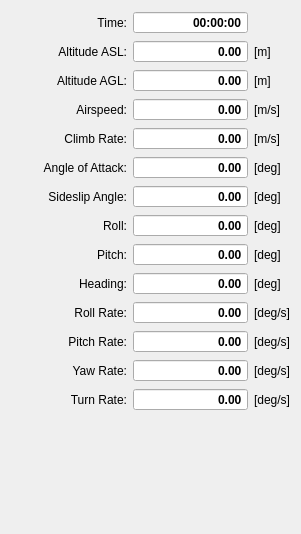
<?xml version="1.0" encoding="UTF-8"?>
<ui version="4.0">
 <class>DialogData</class>
 <widget class="QDialog" name="DialogData">
  <property name="geometry">
   <rect>
    <x>0</x>
    <y>0</y>
    <width>301</width>
    <height>534</height>
   </rect>
  </property>
  <property name="windowTitle">
   <string>Data</string>
  </property>
  <property name="locale">
   <locale language="English" country="UnitedStates"/>
  </property>
  <layout class="QGridLayout" name="gridLayout">
   <item row="4" column="1">
    <widget class="QDoubleSpinBox" name="spinBoxClimbRate">
     <property name="font">
      <font>
       <weight>75</weight>
       <bold>true</bold>
      </font>
     </property>
     <property name="focusPolicy">
      <enum>Qt::NoFocus</enum>
     </property>
     <property name="alignment">
      <set>Qt::AlignRight|Qt::AlignTrailing|Qt::AlignVCenter</set>
     </property>
     <property name="readOnly">
      <bool>true</bool>
     </property>
     <property name="buttonSymbols">
      <enum>QAbstractSpinBox::NoButtons</enum>
     </property>
     <property name="minimum">
      <double>-100.000000000000000</double>
     </property>
     <property name="maximum">
      <double>100.000000000000000</double>
     </property>
    </widget>
   </item>
   <item row="10" column="0">
    <widget class="QLabel" name="label_15">
     <property name="text">
      <string>Roll Rate:</string>
     </property>
     <property name="alignment">
      <set>Qt::AlignRight|Qt::AlignTrailing|Qt::AlignVCenter</set>
     </property>
    </widget>
   </item>
   <item row="8" column="2">
    <widget class="QLabel" name="label_12">
     <property name="sizePolicy">
      <sizepolicy hsizetype="Maximum" vsizetype="Preferred">
       <horstretch>0</horstretch>
       <verstretch>0</verstretch>
      </sizepolicy>
     </property>
     <property name="text">
      <string>[deg]</string>
     </property>
     <property name="alignment">
      <set>Qt::AlignLeading|Qt::AlignLeft|Qt::AlignVCenter</set>
     </property>
    </widget>
   </item>
   <item row="7" column="1">
    <widget class="QDoubleSpinBox" name="spinBoxRollAngle">
     <property name="font">
      <font>
       <weight>75</weight>
       <bold>true</bold>
      </font>
     </property>
     <property name="focusPolicy">
      <enum>Qt::NoFocus</enum>
     </property>
     <property name="alignment">
      <set>Qt::AlignRight|Qt::AlignTrailing|Qt::AlignVCenter</set>
     </property>
     <property name="readOnly">
      <bool>true</bool>
     </property>
     <property name="buttonSymbols">
      <enum>QAbstractSpinBox::NoButtons</enum>
     </property>
     <property name="minimum">
      <double>-180.000000000000000</double>
     </property>
     <property name="maximum">
      <double>180.000000000000000</double>
     </property>
    </widget>
   </item>
   <item row="1" column="1">
    <widget class="QDoubleSpinBox" name="spinBoxAltitudeASL">
     <property name="font">
      <font>
       <weight>75</weight>
       <bold>true</bold>
      </font>
     </property>
     <property name="focusPolicy">
      <enum>Qt::NoFocus</enum>
     </property>
     <property name="alignment">
      <set>Qt::AlignRight|Qt::AlignTrailing|Qt::AlignVCenter</set>
     </property>
     <property name="readOnly">
      <bool>true</bool>
     </property>
     <property name="buttonSymbols">
      <enum>QAbstractSpinBox::NoButtons</enum>
     </property>
     <property name="minimum">
      <double>-1000.000000000000000</double>
     </property>
     <property name="maximum">
      <double>10000.000000000000000</double>
     </property>
    </widget>
   </item>
   <item row="9" column="0">
    <widget class="QLabel" name="label_13">
     <property name="text">
      <string>Heading:</string>
     </property>
     <property name="alignment">
      <set>Qt::AlignRight|Qt::AlignTrailing|Qt::AlignVCenter</set>
     </property>
    </widget>
   </item>
   <item row="13" column="2">
    <widget class="QLabel" name="label_22">
     <property name="sizePolicy">
      <sizepolicy hsizetype="Maximum" vsizetype="Preferred">
       <horstretch>0</horstretch>
       <verstretch>0</verstretch>
      </sizepolicy>
     </property>
     <property name="text">
      <string>[deg/s]</string>
     </property>
     <property name="alignment">
      <set>Qt::AlignLeading|Qt::AlignLeft|Qt::AlignVCenter</set>
     </property>
    </widget>
   </item>
   <item row="3" column="1">
    <widget class="QDoubleSpinBox" name="spinBoxAirspeed">
     <property name="font">
      <font>
       <weight>75</weight>
       <bold>true</bold>
      </font>
     </property>
     <property name="focusPolicy">
      <enum>Qt::NoFocus</enum>
     </property>
     <property name="alignment">
      <set>Qt::AlignRight|Qt::AlignTrailing|Qt::AlignVCenter</set>
     </property>
     <property name="readOnly">
      <bool>true</bool>
     </property>
     <property name="buttonSymbols">
      <enum>QAbstractSpinBox::NoButtons</enum>
     </property>
     <property name="maximum">
      <double>1000.000000000000000</double>
     </property>
    </widget>
   </item>
   <item row="7" column="0">
    <widget class="QLabel" name="label_9">
     <property name="text">
      <string>Roll:</string>
     </property>
     <property name="alignment">
      <set>Qt::AlignRight|Qt::AlignTrailing|Qt::AlignVCenter</set>
     </property>
    </widget>
   </item>
   <item row="10" column="1">
    <widget class="QDoubleSpinBox" name="spinBoxRollRate">
     <property name="font">
      <font>
       <weight>75</weight>
       <bold>true</bold>
      </font>
     </property>
     <property name="focusPolicy">
      <enum>Qt::NoFocus</enum>
     </property>
     <property name="alignment">
      <set>Qt::AlignRight|Qt::AlignTrailing|Qt::AlignVCenter</set>
     </property>
     <property name="readOnly">
      <bool>true</bool>
     </property>
     <property name="buttonSymbols">
      <enum>QAbstractSpinBox::NoButtons</enum>
     </property>
     <property name="minimum">
      <double>-100.000000000000000</double>
     </property>
     <property name="maximum">
      <double>100.000000000000000</double>
     </property>
    </widget>
   </item>
   <item row="10" column="2">
    <widget class="QLabel" name="label_16">
     <property name="sizePolicy">
      <sizepolicy hsizetype="Maximum" vsizetype="Preferred">
       <horstretch>0</horstretch>
       <verstretch>0</verstretch>
      </sizepolicy>
     </property>
     <property name="text">
      <string>[deg/s]</string>
     </property>
     <property name="alignment">
      <set>Qt::AlignLeading|Qt::AlignLeft|Qt::AlignVCenter</set>
     </property>
    </widget>
   </item>
   <item row="9" column="2">
    <widget class="QLabel" name="label_14">
     <property name="sizePolicy">
      <sizepolicy hsizetype="Maximum" vsizetype="Preferred">
       <horstretch>0</horstretch>
       <verstretch>0</verstretch>
      </sizepolicy>
     </property>
     <property name="text">
      <string>[deg]</string>
     </property>
     <property name="alignment">
      <set>Qt::AlignLeading|Qt::AlignLeft|Qt::AlignVCenter</set>
     </property>
    </widget>
   </item>
   <item row="1" column="0">
    <widget class="QLabel" name="label">
     <property name="text">
      <string>Altitude ASL:</string>
     </property>
     <property name="alignment">
      <set>Qt::AlignRight|Qt::AlignTrailing|Qt::AlignVCenter</set>
     </property>
    </widget>
   </item>
   <item row="0" column="0">
    <widget class="QLabel" name="label_23">
     <property name="text">
      <string>Time:</string>
     </property>
     <property name="alignment">
      <set>Qt::AlignRight|Qt::AlignTrailing|Qt::AlignVCenter</set>
     </property>
    </widget>
   </item>
   <item row="0" column="1">
    <widget class="QTimeEdit" name="timeEdit">
     <property name="font">
      <font>
       <weight>75</weight>
       <bold>true</bold>
      </font>
     </property>
     <property name="focusPolicy">
      <enum>Qt::NoFocus</enum>
     </property>
     <property name="alignment">
      <set>Qt::AlignRight|Qt::AlignTrailing|Qt::AlignVCenter</set>
     </property>
     <property name="readOnly">
      <bool>true</bool>
     </property>
     <property name="buttonSymbols">
      <enum>QAbstractSpinBox::NoButtons</enum>
     </property>
     <property name="displayFormat">
      <string>hh:mm:ss</string>
     </property>
    </widget>
   </item>
   <item row="3" column="0">
    <widget class="QLabel" name="label_5">
     <property name="text">
      <string>Airspeed:</string>
     </property>
     <property name="alignment">
      <set>Qt::AlignRight|Qt::AlignTrailing|Qt::AlignVCenter</set>
     </property>
    </widget>
   </item>
   <item row="7" column="2">
    <widget class="QLabel" name="label_10">
     <property name="sizePolicy">
      <sizepolicy hsizetype="Maximum" vsizetype="Preferred">
       <horstretch>0</horstretch>
       <verstretch>0</verstretch>
      </sizepolicy>
     </property>
     <property name="text">
      <string>[deg]</string>
     </property>
     <property name="alignment">
      <set>Qt::AlignLeading|Qt::AlignLeft|Qt::AlignVCenter</set>
     </property>
    </widget>
   </item>
   <item row="2" column="1">
    <widget class="QDoubleSpinBox" name="spinBoxAltitudeAGL">
     <property name="font">
      <font>
       <weight>75</weight>
       <bold>true</bold>
      </font>
     </property>
     <property name="focusPolicy">
      <enum>Qt::NoFocus</enum>
     </property>
     <property name="alignment">
      <set>Qt::AlignRight|Qt::AlignTrailing|Qt::AlignVCenter</set>
     </property>
     <property name="readOnly">
      <bool>true</bool>
     </property>
     <property name="buttonSymbols">
      <enum>QAbstractSpinBox::NoButtons</enum>
     </property>
     <property name="minimum">
      <double>-1000.000000000000000</double>
     </property>
     <property name="maximum">
      <double>10000.000000000000000</double>
     </property>
    </widget>
   </item>
   <item row="2" column="2">
    <widget class="QLabel" name="label_4">
     <property name="sizePolicy">
      <sizepolicy hsizetype="Maximum" vsizetype="Preferred">
       <horstretch>0</horstretch>
       <verstretch>0</verstretch>
      </sizepolicy>
     </property>
     <property name="text">
      <string>[m]</string>
     </property>
     <property name="alignment">
      <set>Qt::AlignLeading|Qt::AlignLeft|Qt::AlignVCenter</set>
     </property>
    </widget>
   </item>
   <item row="8" column="1">
    <widget class="QDoubleSpinBox" name="spinBoxPitchAngle">
     <property name="font">
      <font>
       <weight>75</weight>
       <bold>true</bold>
      </font>
     </property>
     <property name="focusPolicy">
      <enum>Qt::NoFocus</enum>
     </property>
     <property name="alignment">
      <set>Qt::AlignRight|Qt::AlignTrailing|Qt::AlignVCenter</set>
     </property>
     <property name="readOnly">
      <bool>true</bool>
     </property>
     <property name="buttonSymbols">
      <enum>QAbstractSpinBox::NoButtons</enum>
     </property>
     <property name="minimum">
      <double>-90.000000000000000</double>
     </property>
     <property name="maximum">
      <double>90.000000000000000</double>
     </property>
    </widget>
   </item>
   <item row="4" column="2">
    <widget class="QLabel" name="label_8">
     <property name="sizePolicy">
      <sizepolicy hsizetype="Maximum" vsizetype="Preferred">
       <horstretch>0</horstretch>
       <verstretch>0</verstretch>
      </sizepolicy>
     </property>
     <property name="text">
      <string>[m/s]</string>
     </property>
     <property name="alignment">
      <set>Qt::AlignLeading|Qt::AlignLeft|Qt::AlignVCenter</set>
     </property>
    </widget>
   </item>
   <item row="11" column="0">
    <widget class="QLabel" name="label_17">
     <property name="text">
      <string>Pitch Rate:</string>
     </property>
     <property name="alignment">
      <set>Qt::AlignRight|Qt::AlignTrailing|Qt::AlignVCenter</set>
     </property>
    </widget>
   </item>
   <item row="14" column="1">
    <spacer name="verticalSpacer">
     <property name="orientation">
      <enum>Qt::Vertical</enum>
     </property>
     <property name="sizeHint" stdset="0">
      <size>
       <width>20</width>
       <height>1</height>
      </size>
     </property>
    </spacer>
   </item>
   <item row="9" column="1">
    <widget class="QDoubleSpinBox" name="spinBoxHeading">
     <property name="font">
      <font>
       <weight>75</weight>
       <bold>true</bold>
      </font>
     </property>
     <property name="focusPolicy">
      <enum>Qt::NoFocus</enum>
     </property>
     <property name="alignment">
      <set>Qt::AlignRight|Qt::AlignTrailing|Qt::AlignVCenter</set>
     </property>
     <property name="readOnly">
      <bool>true</bool>
     </property>
     <property name="buttonSymbols">
      <enum>QAbstractSpinBox::NoButtons</enum>
     </property>
     <property name="minimum">
      <double>-360.000000000000000</double>
     </property>
     <property name="maximum">
      <double>360.000000000000000</double>
     </property>
    </widget>
   </item>
   <item row="8" column="0">
    <widget class="QLabel" name="label_11">
     <property name="text">
      <string>Pitch:</string>
     </property>
     <property name="alignment">
      <set>Qt::AlignRight|Qt::AlignTrailing|Qt::AlignVCenter</set>
     </property>
    </widget>
   </item>
   <item row="5" column="0">
    <widget class="QLabel" name="label_24">
     <property name="text">
      <string>Angle of Attack:</string>
     </property>
     <property name="alignment">
      <set>Qt::AlignRight|Qt::AlignTrailing|Qt::AlignVCenter</set>
     </property>
    </widget>
   </item>
   <item row="12" column="1">
    <widget class="QDoubleSpinBox" name="spinBoxYawRate">
     <property name="font">
      <font>
       <weight>75</weight>
       <bold>true</bold>
      </font>
     </property>
     <property name="focusPolicy">
      <enum>Qt::NoFocus</enum>
     </property>
     <property name="alignment">
      <set>Qt::AlignRight|Qt::AlignTrailing|Qt::AlignVCenter</set>
     </property>
     <property name="readOnly">
      <bool>true</bool>
     </property>
     <property name="buttonSymbols">
      <enum>QAbstractSpinBox::NoButtons</enum>
     </property>
     <property name="minimum">
      <double>-100.000000000000000</double>
     </property>
     <property name="value">
      <double>0.000000000000000</double>
     </property>
    </widget>
   </item>
   <item row="12" column="2">
    <widget class="QLabel" name="label_20">
     <property name="sizePolicy">
      <sizepolicy hsizetype="Maximum" vsizetype="Preferred">
       <horstretch>0</horstretch>
       <verstretch>0</verstretch>
      </sizepolicy>
     </property>
     <property name="text">
      <string>[deg/s]</string>
     </property>
     <property name="alignment">
      <set>Qt::AlignLeading|Qt::AlignLeft|Qt::AlignVCenter</set>
     </property>
    </widget>
   </item>
   <item row="12" column="0">
    <widget class="QLabel" name="label_19">
     <property name="text">
      <string>Yaw Rate:</string>
     </property>
     <property name="alignment">
      <set>Qt::AlignRight|Qt::AlignTrailing|Qt::AlignVCenter</set>
     </property>
    </widget>
   </item>
   <item row="4" column="0">
    <widget class="QLabel" name="label_7">
     <property name="text">
      <string>Climb Rate:</string>
     </property>
     <property name="alignment">
      <set>Qt::AlignRight|Qt::AlignTrailing|Qt::AlignVCenter</set>
     </property>
    </widget>
   </item>
   <item row="13" column="1">
    <widget class="QDoubleSpinBox" name="spinBoxTurnRate">
     <property name="font">
      <font>
       <weight>75</weight>
       <bold>true</bold>
      </font>
     </property>
     <property name="focusPolicy">
      <enum>Qt::NoFocus</enum>
     </property>
     <property name="alignment">
      <set>Qt::AlignRight|Qt::AlignTrailing|Qt::AlignVCenter</set>
     </property>
     <property name="readOnly">
      <bool>true</bool>
     </property>
     <property name="buttonSymbols">
      <enum>QAbstractSpinBox::NoButtons</enum>
     </property>
     <property name="minimum">
      <double>-1000.000000000000000</double>
     </property>
     <property name="maximum">
      <double>1000.000000000000000</double>
     </property>
    </widget>
   </item>
   <item row="1" column="2">
    <widget class="QLabel" name="label_3">
     <property name="sizePolicy">
      <sizepolicy hsizetype="Maximum" vsizetype="Preferred">
       <horstretch>0</horstretch>
       <verstretch>0</verstretch>
      </sizepolicy>
     </property>
     <property name="text">
      <string>[m]</string>
     </property>
     <property name="alignment">
      <set>Qt::AlignLeading|Qt::AlignLeft|Qt::AlignVCenter</set>
     </property>
    </widget>
   </item>
   <item row="2" column="0">
    <widget class="QLabel" name="label_2">
     <property name="text">
      <string>Altitude AGL:</string>
     </property>
     <property name="alignment">
      <set>Qt::AlignRight|Qt::AlignTrailing|Qt::AlignVCenter</set>
     </property>
    </widget>
   </item>
   <item row="11" column="1">
    <widget class="QDoubleSpinBox" name="spinBoxPitchRate">
     <property name="font">
      <font>
       <weight>75</weight>
       <bold>true</bold>
      </font>
     </property>
     <property name="focusPolicy">
      <enum>Qt::NoFocus</enum>
     </property>
     <property name="alignment">
      <set>Qt::AlignRight|Qt::AlignTrailing|Qt::AlignVCenter</set>
     </property>
     <property name="readOnly">
      <bool>true</bool>
     </property>
     <property name="buttonSymbols">
      <enum>QAbstractSpinBox::NoButtons</enum>
     </property>
     <property name="minimum">
      <double>-100.000000000000000</double>
     </property>
     <property name="maximum">
      <double>100.000000000000000</double>
     </property>
    </widget>
   </item>
   <item row="11" column="2">
    <widget class="QLabel" name="label_18">
     <property name="sizePolicy">
      <sizepolicy hsizetype="Maximum" vsizetype="Preferred">
       <horstretch>0</horstretch>
       <verstretch>0</verstretch>
      </sizepolicy>
     </property>
     <property name="text">
      <string>[deg/s]</string>
     </property>
     <property name="alignment">
      <set>Qt::AlignLeading|Qt::AlignLeft|Qt::AlignVCenter</set>
     </property>
    </widget>
   </item>
   <item row="3" column="2">
    <widget class="QLabel" name="label_6">
     <property name="sizePolicy">
      <sizepolicy hsizetype="Maximum" vsizetype="Preferred">
       <horstretch>0</horstretch>
       <verstretch>0</verstretch>
      </sizepolicy>
     </property>
     <property name="text">
      <string>[m/s]</string>
     </property>
     <property name="alignment">
      <set>Qt::AlignLeading|Qt::AlignLeft|Qt::AlignVCenter</set>
     </property>
    </widget>
   </item>
   <item row="13" column="0">
    <widget class="QLabel" name="label_21">
     <property name="text">
      <string>Turn Rate:</string>
     </property>
     <property name="alignment">
      <set>Qt::AlignRight|Qt::AlignTrailing|Qt::AlignVCenter</set>
     </property>
    </widget>
   </item>
   <item row="6" column="0">
    <widget class="QLabel" name="label_25">
     <property name="text">
      <string>Sideslip Angle:</string>
     </property>
     <property name="alignment">
      <set>Qt::AlignRight|Qt::AlignTrailing|Qt::AlignVCenter</set>
     </property>
    </widget>
   </item>
   <item row="5" column="2">
    <widget class="QLabel" name="label_26">
     <property name="text">
      <string>[deg]</string>
     </property>
    </widget>
   </item>
   <item row="6" column="2">
    <widget class="QLabel" name="label_27">
     <property name="text">
      <string>[deg]</string>
     </property>
    </widget>
   </item>
   <item row="5" column="1">
    <widget class="QDoubleSpinBox" name="spinBoxAngleOfAttack">
     <property name="font">
      <font>
       <weight>75</weight>
       <bold>true</bold>
      </font>
     </property>
     <property name="focusPolicy">
      <enum>Qt::NoFocus</enum>
     </property>
     <property name="alignment">
      <set>Qt::AlignRight|Qt::AlignTrailing|Qt::AlignVCenter</set>
     </property>
     <property name="readOnly">
      <bool>true</bool>
     </property>
     <property name="buttonSymbols">
      <enum>QAbstractSpinBox::NoButtons</enum>
     </property>
     <property name="minimum">
      <double>-180.000000000000000</double>
     </property>
     <property name="maximum">
      <double>180.000000000000000</double>
     </property>
    </widget>
   </item>
   <item row="6" column="1">
    <widget class="QDoubleSpinBox" name="spinBoxSideslipAngle">
     <property name="font">
      <font>
       <weight>75</weight>
       <bold>true</bold>
      </font>
     </property>
     <property name="focusPolicy">
      <enum>Qt::NoFocus</enum>
     </property>
     <property name="alignment">
      <set>Qt::AlignRight|Qt::AlignTrailing|Qt::AlignVCenter</set>
     </property>
     <property name="readOnly">
      <bool>true</bool>
     </property>
     <property name="buttonSymbols">
      <enum>QAbstractSpinBox::NoButtons</enum>
     </property>
     <property name="minimum">
      <double>-180.000000000000000</double>
     </property>
     <property name="value">
      <double>0.000000000000000</double>
     </property>
    </widget>
   </item>
  </layout>
 </widget>
 <resources/>
 <connections/>
</ui>
